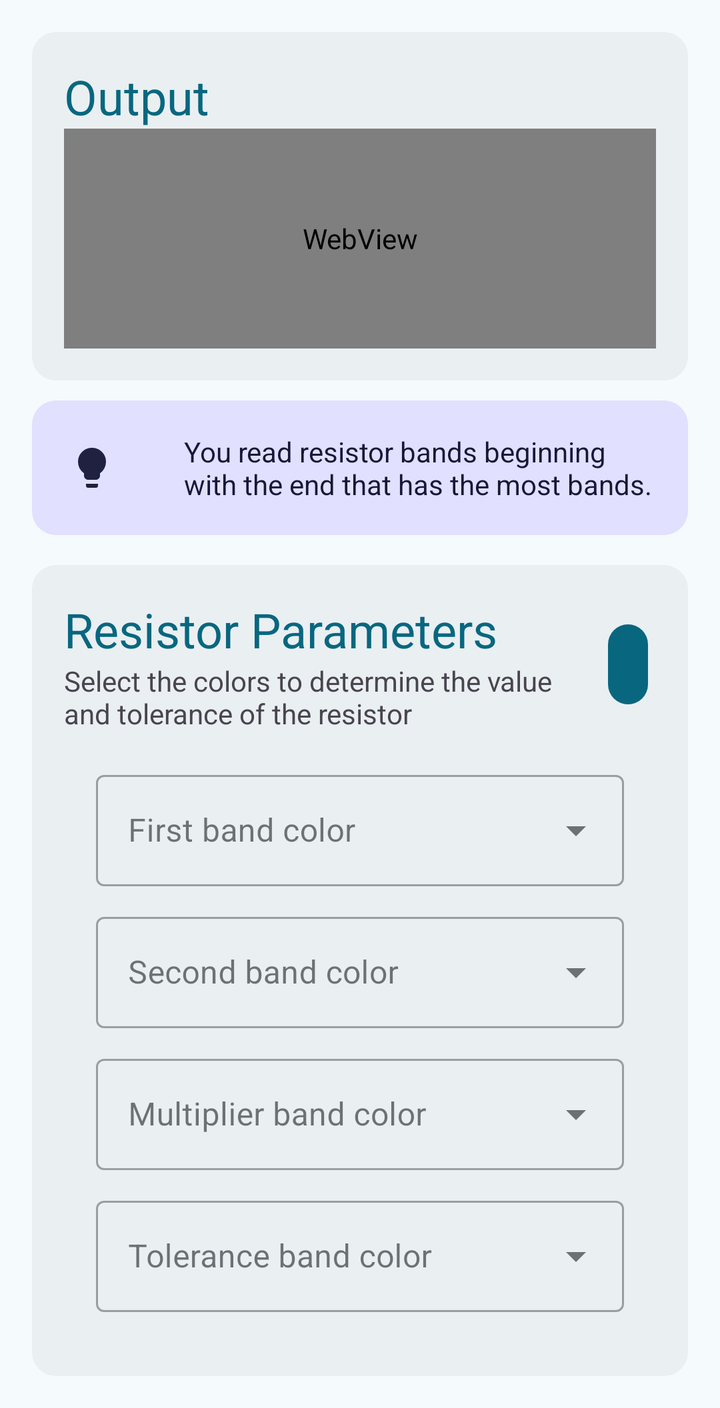
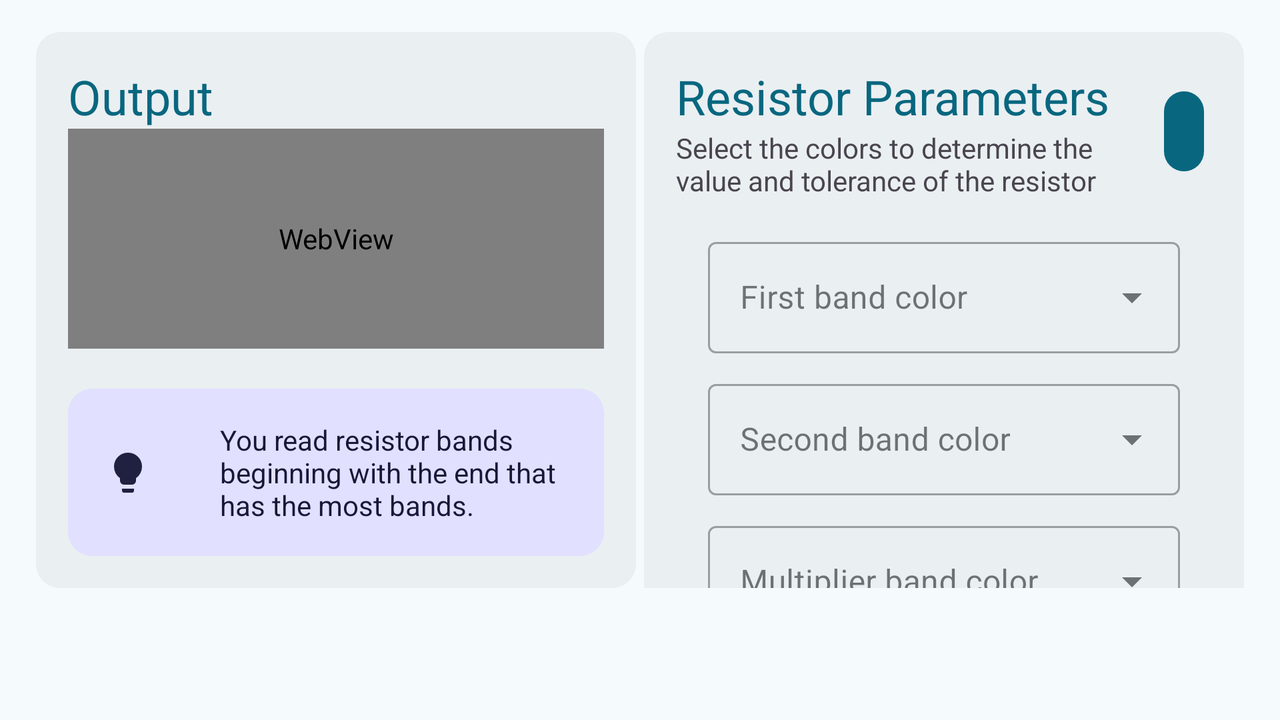

Two renders of one Android screen. The first uses the default layout on a phone; the second uses the alternative layout the repository ships for a different screen configuration, on a matching device. The two XML files are below.
<!-- AndroidManifest.xml: application theme Theme.Resistorcolorcode -->
<!-- res/layout/fragment_four_bands.xml -->
<?xml version="1.0" encoding="utf-8"?>
<androidx.core.widget.NestedScrollView xmlns:android="http://schemas.android.com/apk/res/android"
    xmlns:app="http://schemas.android.com/apk/res-auto"
    xmlns:tools="http://schemas.android.com/tools"
    android:id="@+id/NestedScrollView"
    android:layout_width="match_parent"
    android:layout_height="match_parent"
    tools:context="com.rad.app.FragmentFourBand">

    <androidx.constraintlayout.widget.ConstraintLayout
        android:layout_width="match_parent"
        android:layout_height="match_parent"
        android:padding="16dp">

        <com.google.android.material.card.MaterialCardView
            android:id="@+id/CardView4BandResistor"
            android:layout_width="match_parent"
            android:layout_height="wrap_content"
            app:cardBackgroundColor="@color/md_theme_surfaceContainer"
            app:layout_constraintEnd_toEndOf="parent"
            app:layout_constraintStart_toStartOf="parent"
            app:layout_constraintTop_toTopOf="parent"
            app:strokeColor="@color/md_theme_surfaceContainer">

            <LinearLayout
                android:id="@+id/LinearLayoutContainer"
                android:layout_width="match_parent"
                android:layout_height="match_parent"
                android:orientation="vertical"
                android:padding="16dp">

                <TextView
                    android:id="@+id/TextViewOutput"
                    android:layout_width="match_parent"
                    android:layout_height="wrap_content"
                    android:text="@string/output_title"
                    android:textColor="@color/md_theme_primary"
                    android:textSize="24sp" />

                <WebView
                    android:id="@+id/WebView4BandsResistor"
                    android:layout_width="match_parent"
                    android:layout_height="110dp"
                    android:background="@android:color/transparent"
                    android:transitionName="shared_view" />

                <TextView
                    android:id="@+id/TextViewResult"
                    android:layout_width="match_parent"
                    android:layout_height="wrap_content"
                    android:gravity="center"
                    android:textSize="20sp"
                    android:visibility="gone"
                    tools:visibility="gone" />

            </LinearLayout>
        </com.google.android.material.card.MaterialCardView>

        <com.google.android.material.card.MaterialCardView
            android:id="@+id/CardViewTip"
            android:layout_width="match_parent"
            android:layout_height="match_parent"
            android:layout_marginTop="10dp"
            android:orientation="horizontal"
            app:cardBackgroundColor="@color/md_theme_tertiaryContainer"
            app:layout_constraintEnd_toEndOf="parent"
            app:layout_constraintStart_toStartOf="parent"
            app:layout_constraintTop_toBottomOf="@+id/CardView4BandResistor"
            app:strokeColor="@color/md_theme_tertiaryContainer">

            <LinearLayout
                android:layout_width="match_parent"
                android:layout_height="match_parent"
                android:orientation="horizontal"
                app:layout_constraintBottom_toTopOf="@+id/materialCardView"
                tools:layout_editor_absoluteX="16dp">

                <com.google.android.material.imageview.ShapeableImageView
                    android:layout_width="60dp"
                    android:layout_height="match_parent"
                    android:layout_gravity="start"
                    android:scaleType="centerInside"
                    android:src="@drawable/drawable_lightbulb"
                    android:tint="@color/md_theme_onTertiaryContainer">

                </com.google.android.material.imageview.ShapeableImageView>

                <com.google.android.material.textview.MaterialTextView
                    android:id="@+id/TextViewTip"
                    android:layout_width="wrap_content"
                    android:layout_height="match_parent"
                    android:layout_gravity="end"
                    android:padding="16dp"
                    android:text="@string/tip_resistor_reading"
                    android:textColor="@color/md_theme_onTertiaryContainer"
                    android:textSize="14sp">

                </com.google.android.material.textview.MaterialTextView>
            </LinearLayout>
        </com.google.android.material.card.MaterialCardView>

        <com.google.android.material.card.MaterialCardView
            android:id="@+id/CardViewResistorParameters"
            android:layout_width="match_parent"
            android:layout_height="wrap_content"
            android:layout_marginTop="15dp"
            app:cardBackgroundColor="@color/md_theme_surfaceContainer"
            app:layout_constraintBottom_toBottomOf="parent"
            app:layout_constraintEnd_toEndOf="parent"
            app:layout_constraintStart_toStartOf="parent"
            app:layout_constraintTop_toBottomOf="@+id/CardViewTip"
            app:strokeColor="@color/md_theme_surfaceContainer">

            <LinearLayout
                android:layout_width="match_parent"
                android:layout_height="match_parent"
                android:orientation="vertical"
                android:padding="16dp">

                <LinearLayout
                    android:layout_width="match_parent"
                    android:layout_height="match_parent"
                    android:gravity="center"
                    android:orientation="horizontal">

                    <LinearLayout
                        android:layout_width="0dp"
                        android:layout_height="wrap_content"
                        android:layout_weight="1"
                        android:orientation="vertical">

                        <TextView
                            android:id="@+id/TextViewResistorParametersTitle"
                            android:layout_width="match_parent"
                            android:layout_height="wrap_content"
                            android:text="@string/resistor_parameters_title"
                            android:textColor="@color/md_theme_primary"
                            android:textSize="24sp" />

                        <TextView
                            android:id="@+id/TextViewResistorParametersSubTitle"
                            android:layout_width="match_parent"
                            android:layout_height="wrap_content"
                            android:text="@string/resistor_parameters_subtitle" />
                    </LinearLayout>

                    <Button
                        style="?attr/materialIconButtonFilledStyle"
                        android:id="@+id/ButtonReset"
                        android:contentDescription="@string/button_reset_description"
                        android:layout_width="wrap_content"
                        android:layout_height="wrap_content"
                        app:icon="@drawable/drawable_reset" />

                </LinearLayout>

                <LinearLayout
                    android:layout_width="match_parent"
                    android:layout_height="match_parent"
                    android:orientation="vertical"
                    android:padding="16dp">

                    <com.google.android.material.textfield.TextInputLayout
                        style="@style/Widget.MaterialComponents.TextInputLayout.OutlinedBox.ExposedDropdownMenu"
                        android:layout_width="match_parent"
                        android:layout_height="wrap_content"
                        android:hint="@string/first_band_hint">

                        <AutoCompleteTextView
                            android:id="@+id/DropdownFirstBand"
                            android:layout_width="match_parent"
                            android:layout_height="wrap_content"
                            android:inputType="none"
                            android:tag="firstBand"
                            tools:ignore="LabelFor,SpeakableTextPresentCheck" />

                    </com.google.android.material.textfield.TextInputLayout>

                    <com.google.android.material.textfield.TextInputLayout
                        style="@style/Widget.MaterialComponents.TextInputLayout.OutlinedBox.ExposedDropdownMenu"
                        android:layout_width="match_parent"
                        android:layout_height="wrap_content"
                        android:layout_marginTop="10dp"
                        android:hint="@string/second_band_hint">

                        <AutoCompleteTextView
                            android:id="@+id/DropdownSecondBand"
                            android:layout_width="match_parent"
                            android:layout_height="wrap_content"
                            android:inputType="none"
                            android:tag="secondBand"
                            tools:ignore="LabelFor,SpeakableTextPresentCheck" />

                    </com.google.android.material.textfield.TextInputLayout>

                    <com.google.android.material.textfield.TextInputLayout
                        style="@style/Widget.MaterialComponents.TextInputLayout.OutlinedBox.ExposedDropdownMenu"
                        android:layout_width="match_parent"
                        android:layout_height="wrap_content"
                        android:layout_marginTop="10dp"
                        android:hint="@string/multiplier_band_hint">

                        <AutoCompleteTextView
                            android:id="@+id/DropdownMultiplierBand"
                            android:layout_width="match_parent"
                            android:layout_height="wrap_content"
                            android:inputType="none"
                            android:tag="multiplierBand"
                            tools:ignore="LabelFor,SpeakableTextPresentCheck" />

                    </com.google.android.material.textfield.TextInputLayout>

                    <com.google.android.material.textfield.TextInputLayout
                        style="@style/Widget.MaterialComponents.TextInputLayout.OutlinedBox.ExposedDropdownMenu"
                        android:layout_width="match_parent"
                        android:layout_height="wrap_content"
                        android:layout_marginTop="10dp"
                        android:hint="@string/tolerance_band_hint">

                        <AutoCompleteTextView
                            android:id="@+id/DropdownToleranceBand"
                            android:layout_width="match_parent"
                            android:layout_height="wrap_content"
                            android:inputType="none"
                            android:tag="toleranceBand"
                            tools:ignore="LabelFor,SpeakableTextPresentCheck" />

                    </com.google.android.material.textfield.TextInputLayout>

                </LinearLayout>
            </LinearLayout>


        </com.google.android.material.card.MaterialCardView>


    </androidx.constraintlayout.widget.ConstraintLayout>
</androidx.core.widget.NestedScrollView>
<!-- resources referenced by this layout -->
<resources>
  <color name="md_theme_onTertiaryContainer">#171837</color>
  <color name="md_theme_primary">#08677F</color>
  <color name="md_theme_surfaceContainer">#EAEFF2</color>
  <color name="md_theme_tertiaryContainer">#E1E0FF</color>
  <string name="button_reset_description">Reset all fields</string>
  <string name="first_band_hint">First band color</string>
  <string name="multiplier_band_hint">Multiplier band color</string>
  <string name="output_title">Output</string>
  <string name="resistor_parameters_subtitle">Select the colors to determine the value and tolerance of the resistor</string>
  <string name="resistor_parameters_title">Resistor Parameters</string>
  <string name="second_band_hint">Second band color</string>
  <string name="tip_resistor_reading">You read resistor bands beginning with the end that has the most bands.</string>
  <string name="tolerance_band_hint">Tolerance band color</string>
  <!-- from res/values-v23/ -->
  <style name="Theme.Resistorcolorcode" parent="Base.Theme.Resistorcolorcode">
          
          <item name="android:navigationBarColor">@android:color/transparent</item>
          <item name="android:statusBarColor">@android:color/transparent</item>
          <item name="android:windowLightStatusBar">?attr/isLightTheme</item>
      </style>
  <color name="md_theme_onPrimary">#FFFFFF</color>
  <color name="md_theme_primaryContainer">#B8EAFF</color>
  <color name="md_theme_onPrimaryContainer">#001F28</color>
  <color name="md_theme_secondary">#4C626B</color>
  <color name="md_theme_onSecondary">#FFFFFF</color>
  <color name="md_theme_secondaryContainer">#CFE6F1</color>
  <color name="md_theme_onSecondaryContainer">#071E26</color>
  <color name="md_theme_tertiary">#5A5B7E</color>
  <color name="md_theme_onTertiary">#FFFFFF</color>
  <color name="md_theme_error">#BA1A1A</color>
  <color name="md_theme_onError">#FFFFFF</color>
  <color name="md_theme_errorContainer">#FFDAD6</color>
  <color name="md_theme_onErrorContainer">#410002</color>
  <color name="md_theme_background">#F5FAFD</color>
  <color name="md_theme_onBackground">#171C1F</color>
  <color name="md_theme_surface">#F5FAFD</color>
  <color name="md_theme_onSurface">#171C1F</color>
  <color name="md_theme_surfaceVariant">#DBE4E8</color>
  <color name="md_theme_onSurfaceVariant">#40484C</color>
  <color name="md_theme_outline">#70787C</color>
  <color name="md_theme_outlineVariant">#BFC8CC</color>
  <color name="md_theme_inverseSurface">#2C3134</color>
  <color name="md_theme_inverseOnSurface">#EDF1F4</color>
  <color name="md_theme_inversePrimary">#88D1EC</color>
  <color name="md_theme_primaryFixed">#B8EAFF</color>
  <color name="md_theme_onPrimaryFixed">#001F28</color>
  <color name="md_theme_primaryFixedDim">#88D1EC</color>
  <color name="md_theme_onPrimaryFixedVariant">#004D61</color>
  <color name="md_theme_secondaryFixed">#CFE6F1</color>
  <color name="md_theme_onSecondaryFixed">#071E26</color>
  <color name="md_theme_secondaryFixedDim">#B3CAD4</color>
  <color name="md_theme_onSecondaryFixedVariant">#344A52</color>
  <color name="md_theme_tertiaryFixed">#E1E0FF</color>
  <color name="md_theme_onTertiaryFixed">#171837</color>
  <color name="md_theme_tertiaryFixedDim">#C3C3EB</color>
  <color name="md_theme_onTertiaryFixedVariant">#434465</color>
  <color name="md_theme_surfaceDim">#D6DBDE</color>
  <color name="md_theme_surfaceBright">#F5FAFD</color>
  <color name="md_theme_surfaceContainerLowest">#FFFFFF</color>
  <color name="md_theme_surfaceContainerLow">#F0F4F7</color>
  <color name="md_theme_surfaceContainerHigh">#E4E9EC</color>
  <color name="md_theme_surfaceContainerHighest">#DEE3E6</color>
</resources>
<!-- res/layout-land/fragment_four_bands.xml (the repository's variant of the layout above) -->
<!-- drawn on the phone turned sideways -->
<?xml version="1.0" encoding="utf-8"?>
<androidx.core.widget.NestedScrollView xmlns:android="http://schemas.android.com/apk/res/android"
    xmlns:app="http://schemas.android.com/apk/res-auto"
    xmlns:tools="http://schemas.android.com/tools"
    android:id="@+id/NestedScrollView"
    android:layout_width="match_parent"
    android:layout_height="match_parent"
    android:descendantFocusability="afterDescendants"
    android:isScrollContainer="false"
    android:overScrollMode="never"
    tools:context="com.rad.app.FragmentFourBand">

    <androidx.constraintlayout.widget.ConstraintLayout
        android:layout_width="match_parent"
        android:layout_height="match_parent"
        android:padding="16dp">

        <LinearLayout
            android:layout_width="0dp"
            android:layout_height="wrap_content"
            android:orientation="horizontal"
            app:layout_constraintBottom_toBottomOf="parent"
            app:layout_constraintEnd_toEndOf="parent"
            app:layout_constraintStart_toStartOf="parent"
            app:layout_constraintTop_toTopOf="parent"
            app:layout_constraintVertical_bias="0.5">

            <com.google.android.material.card.MaterialCardView
                android:id="@+id/CardView4BandResistor"
                android:layout_width="match_parent"
                android:layout_height="wrap_content"
                android:layout_marginLeft="2dp"
                android:layout_marginRight="2dp"
                android:layout_weight="1"
                app:cardBackgroundColor="@color/md_theme_surfaceContainer"
                app:layout_constraintEnd_toEndOf="parent"
                app:layout_constraintStart_toStartOf="parent"
                app:layout_constraintTop_toTopOf="parent"
                app:strokeColor="@color/md_theme_surfaceContainer">

                <LinearLayout
                    android:id="@+id/LinearLayoutContainer"
                    android:layout_width="match_parent"
                    android:layout_height="match_parent"
                    android:orientation="vertical"
                    android:padding="16dp">

                    <TextView
                        android:id="@+id/TextViewOutput"
                        android:layout_width="match_parent"
                        android:layout_height="wrap_content"
                        android:text="@string/output_title"
                        android:textColor="@color/md_theme_primary"
                        android:textSize="24sp" />

                    <WebView
                        android:id="@+id/WebView4BandsResistor"
                        android:layout_width="match_parent"
                        android:layout_height="110dp"
                        android:background="@android:color/transparent"
                        android:transitionName="shared_view" />

                    <TextView
                        android:id="@+id/TextViewResult"
                        android:layout_width="match_parent"
                        android:layout_height="wrap_content"
                        android:gravity="center"
                        android:textSize="20sp"
                        android:visibility="gone"
                        tools:visibility="gone" />

                    <com.google.android.material.card.MaterialCardView
                        android:id="@+id/CardViewTip"
                        android:layout_width="match_parent"
                        android:layout_height="wrap_content"
                        android:layout_marginTop="20dp"
                        android:orientation="horizontal"
                        app:cardBackgroundColor="@color/md_theme_tertiaryContainer"
                        app:layout_constraintEnd_toEndOf="parent"
                        app:layout_constraintStart_toStartOf="parent"
                        app:layout_constraintTop_toBottomOf="@+id/CardView4BandResistor"
                        app:strokeColor="@color/md_theme_tertiaryContainer">

                        <LinearLayout
                            android:layout_width="match_parent"
                            android:layout_height="match_parent"
                            android:orientation="horizontal"
                            app:layout_constraintBottom_toTopOf="@+id/materialCardView"
                            tools:layout_editor_absoluteX="16dp">

                            <com.google.android.material.imageview.ShapeableImageView
                                android:layout_width="60dp"
                                android:layout_height="match_parent"
                                android:layout_gravity="start"
                                android:scaleType="centerInside"
                                android:src="@drawable/drawable_lightbulb"
                                android:tint="@color/md_theme_onTertiaryContainer">

                            </com.google.android.material.imageview.ShapeableImageView>

                            <com.google.android.material.textview.MaterialTextView
                                android:id="@+id/TextViewTip"
                                android:layout_width="wrap_content"
                                android:layout_height="match_parent"
                                android:layout_gravity="end"
                                android:padding="16dp"
                                android:text="@string/tip_resistor_reading"
                                android:textColor="@color/md_theme_onTertiaryContainer"
                                android:textSize="14sp">

                            </com.google.android.material.textview.MaterialTextView>
                        </LinearLayout>
                    </com.google.android.material.card.MaterialCardView>

                </LinearLayout>
            </com.google.android.material.card.MaterialCardView>

            <androidx.core.widget.NestedScrollView
                android:layout_width="match_parent"
                android:layout_height="match_parent"
                android:layout_marginLeft="2dp"
                android:layout_marginRight="2dp"
                android:layout_weight="1"
                android:descendantFocusability="blocksDescendants"
                android:overScrollMode="always">

                <LinearLayout
                    android:layout_width="match_parent"
                    android:layout_height="match_parent"
                    android:layout_weight="1"
                    android:orientation="vertical">

                    <com.google.android.material.card.MaterialCardView
                        android:id="@+id/CardViewResistorParameters"
                        android:layout_width="match_parent"
                        android:layout_height="match_parent"
                        app:cardBackgroundColor="@color/md_theme_surfaceContainer"
                        app:layout_constraintBottom_toBottomOf="parent"
                        app:layout_constraintEnd_toEndOf="parent"
                        app:layout_constraintStart_toStartOf="parent"
                        app:layout_constraintTop_toBottomOf="@+id/CardViewTip"
                        app:strokeColor="@color/md_theme_surfaceContainer">

                        <LinearLayout
                            android:layout_width="match_parent"
                            android:layout_height="match_parent"
                            android:orientation="vertical"
                            android:padding="16dp">

                            <LinearLayout
                                android:layout_width="match_parent"
                                android:layout_height="match_parent"
                                android:gravity="center"
                                android:orientation="horizontal">

                                <LinearLayout
                                    android:layout_width="0dp"
                                    android:layout_height="wrap_content"
                                    android:layout_weight="1"
                                    android:orientation="vertical">

                                    <TextView
                                        android:id="@+id/TextViewResistorParametersTitle"
                                        android:layout_width="match_parent"
                                        android:layout_height="wrap_content"
                                        android:text="@string/resistor_parameters_title"
                                        android:textColor="@color/md_theme_primary"
                                        android:textSize="24sp" />

                                    <TextView
                                        android:id="@+id/TextViewResistorParametersSubTitle"
                                        android:layout_width="match_parent"
                                        android:layout_height="wrap_content"
                                        android:text="@string/resistor_parameters_subtitle" />
                                </LinearLayout>

                                <Button
                                    style="?attr/materialIconButtonFilledStyle"
                                    android:id="@+id/ButtonReset"
                                    android:contentDescription="@string/button_reset_description"
                                    android:layout_width="wrap_content"
                                    android:layout_height="wrap_content"
                                    app:icon="@drawable/drawable_reset" />

                            </LinearLayout>

                            <LinearLayout
                                android:layout_width="match_parent"
                                android:layout_height="match_parent"
                                android:orientation="vertical"
                                android:padding="16dp">

                                <com.google.android.material.textfield.TextInputLayout
                                    style="@style/Widget.MaterialComponents.TextInputLayout.OutlinedBox.ExposedDropdownMenu"
                                    android:layout_width="match_parent"
                                    android:layout_height="wrap_content"
                                    android:hint="@string/first_band_hint">

                                    <AutoCompleteTextView
                                        android:id="@+id/DropdownFirstBand"
                                        android:layout_width="match_parent"
                                        android:layout_height="wrap_content"
                                        android:inputType="none"
                                        android:tag="firstBand"
                                        tools:ignore="LabelFor,SpeakableTextPresentCheck,TooDeepLayout" />

                                </com.google.android.material.textfield.TextInputLayout>

                                <com.google.android.material.textfield.TextInputLayout
                                    style="@style/Widget.MaterialComponents.TextInputLayout.OutlinedBox.ExposedDropdownMenu"
                                    android:layout_width="match_parent"
                                    android:layout_height="wrap_content"
                                    android:layout_marginTop="10dp"
                                    android:hint="@string/second_band_hint">

                                    <AutoCompleteTextView
                                        android:id="@+id/DropdownSecondBand"
                                        android:layout_width="match_parent"
                                        android:layout_height="wrap_content"
                                        android:inputType="none"
                                        android:tag="secondBand"
                                        tools:ignore="LabelFor,SpeakableTextPresentCheck" />

                                </com.google.android.material.textfield.TextInputLayout>

                                <com.google.android.material.textfield.TextInputLayout
                                    style="@style/Widget.MaterialComponents.TextInputLayout.OutlinedBox.ExposedDropdownMenu"
                                    android:layout_width="match_parent"
                                    android:layout_height="wrap_content"
                                    android:layout_marginTop="10dp"
                                    android:hint="@string/multiplier_band_hint">

                                    <AutoCompleteTextView
                                        android:id="@+id/DropdownMultiplierBand"
                                        android:layout_width="match_parent"
                                        android:layout_height="wrap_content"
                                        android:inputType="none"
                                        android:tag="multiplierBand"
                                        tools:ignore="LabelFor,SpeakableTextPresentCheck" />

                                </com.google.android.material.textfield.TextInputLayout>

                                <com.google.android.material.textfield.TextInputLayout
                                    style="@style/Widget.MaterialComponents.TextInputLayout.OutlinedBox.ExposedDropdownMenu"
                                    android:layout_width="match_parent"
                                    android:layout_height="wrap_content"
                                    android:layout_marginTop="10dp"
                                    android:hint="@string/tolerance_band_hint">

                                    <AutoCompleteTextView
                                        android:id="@+id/DropdownToleranceBand"
                                        android:layout_width="match_parent"
                                        android:layout_height="wrap_content"
                                        android:inputType="none"
                                        android:tag="toleranceBand"
                                        tools:ignore="LabelFor,SpeakableTextPresentCheck" />

                                </com.google.android.material.textfield.TextInputLayout>

                            </LinearLayout>
                        </LinearLayout>


                    </com.google.android.material.card.MaterialCardView>

                </LinearLayout>
            </androidx.core.widget.NestedScrollView>


        </LinearLayout>

    </androidx.constraintlayout.widget.ConstraintLayout>
</androidx.core.widget.NestedScrollView>
